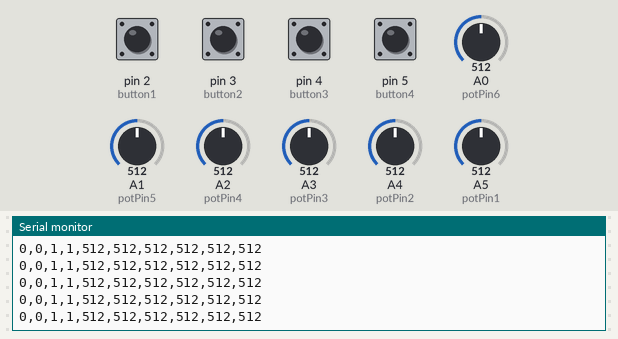
A sketch run on a simulated Arduino Uno, built with avr-gcc and run on an emulated ATmega328P. On the bench: the last lines printed to the serial monitor. The inputs (shaded band) are chosen by the test bench; at power-on: pin 4 (button3), pin 5 (button4) HIGH, pin 2 (button1), pin 3 (button2) LOW, A0 (potPin6) = 512, A2 (potPin4) = 512, A1 (potPin5) = 512, A3 (potPin3) = 512, A4 (potPin2) = 512, A5 (potPin1) = 512.

Above: at 1.2 s.
1.3 s: A0 (potPin6) set to 106
At 2.1 s:
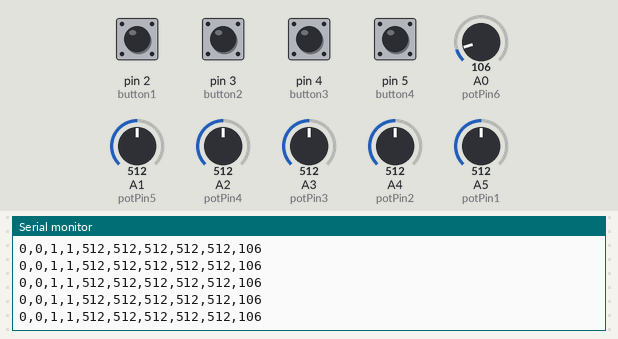
4.3 s: A0 (potPin6) set to 94
At 5.2 s:
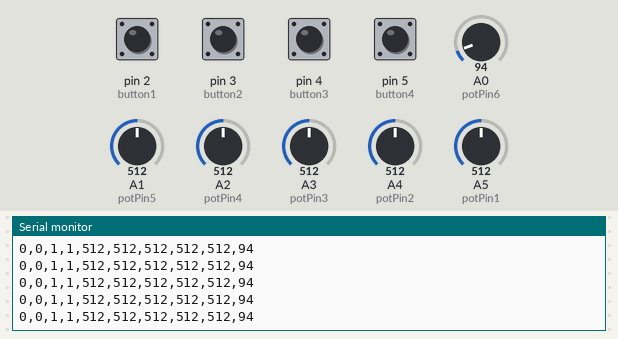
10.3 s: A2 (potPin4) set to 109
At 11.4 s:
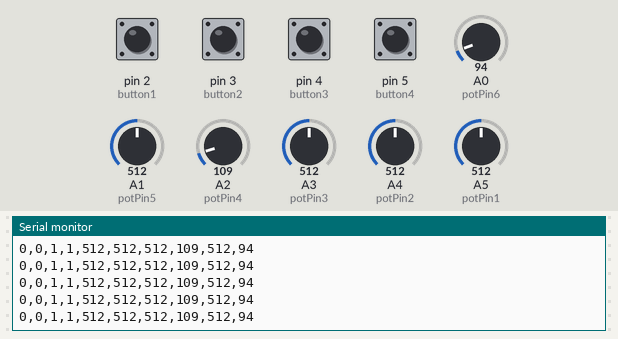
13.3 s: A2 (potPin4) set to 89
At 14.3 s:
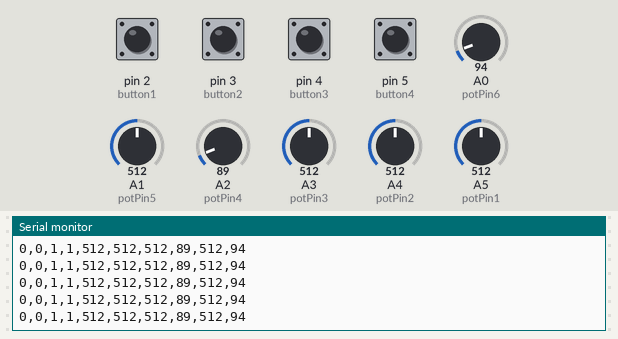

Measured:
- after the input at 1.3 s, the serial monitor: prints a new line at once (image 1)
- after the input at 4.3 s, the serial monitor: prints a new line after 0.06 s (image 2)
- after the input at 10.3 s, the serial monitor: prints a new line after 0.05 s (image 3)
- after the input at 13.3 s, the serial monitor: prints a new line after 0.08 s (image 4)

The sketch:

arduino_serial_test.ino
```cpp
int potPin1 = 5;
int potPin2 = 4;
int potPin3 = 3;
int potPin4 = 2;
int potPin5 = 1;
int potPin6 = 0;

int button1 = 2;
int button2 = 3;
int button3 = 4;
int button4 = 5;

void setup(){
  Serial.begin(9600);
  pinMode(button1, INPUT);
  pinMode(button2, INPUT);
  pinMode(button3, INPUT_PULLUP);
  pinMode(button4, INPUT_PULLUP);
}

void loop(){
  Serial.print(digitalRead(button1));
  Serial.print(",");
  Serial.print(digitalRead(button2));
  Serial.print(",");
  Serial.print(digitalRead(button3));
  Serial.print(",");
  Serial.print(digitalRead(button4));
  Serial.print(",");
  Serial.print(analogRead(potPin1));
  Serial.print(",");
  Serial.print(analogRead(potPin2));
  Serial.print(",");
  Serial.print(analogRead(potPin3));
  Serial.print(",");
  Serial.print(analogRead(potPin4));
  Serial.print(",");
  Serial.print(analogRead(potPin5));
  Serial.print(",");
  Serial.println(analogRead(potPin6));
  delay(10);
}
```
